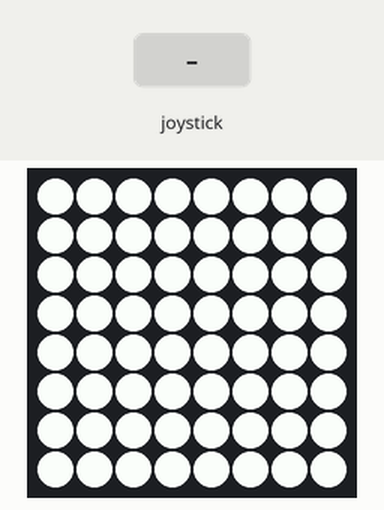
Recording of a program running on a simulated Raspberry Pi (BCM pin numbers) with a Sense HAT. On the bench: the Sense HAT's 8×8 RGB LED matrix. Inputs (shaded band) come from the test bench.

Above: at 0.1 s.

The program:

blinking_light.py
```python
from sense_hat import SenseHat
import time
sense = SenseHat()
delay_val = 1.0
w = (255, 255, 255)
n = (0, 0, 0)

on = [
    w, w, w, w, w, w, w, w,
    w, w, w, w, w, w, w, w,
    w, w, w, w, w, w, w, w,
    w, w, w, w, w, w, w, w,
    w, w, w, w, w, w, w, w,
    w, w, w, w, w, w, w, w,
    w, w, w, w, w, w, w, w,
    w, w, w, w, w, w, w, w
]

off = [
    n, n, n, n, n, n, n, n,
    n, n, n, n, n, n, n, n,
    n, n, n, n, n, n, n, n,
    n, n, n, n, n, n, n, n,
    n, n, n, n, n, n, n, n,
    n, n, n, n, n, n, n, n,
    n, n, n, n, n, n, n, n,
    n, n, n, n, n, n, n, n
]
def delay(event):
    global delay_val
    if event.action == 'pressed':
        if event.direction == 'up':
            delay_val = 0.1
        elif event.direction == 'down':
            delay_val = 1.0
        elif event.direction == 'left':
            delay_val = 0.2
        elif event.direction == 'right':
            delay_val = 0.5
        elif event.direction == 'middle':
            delay_val = 0.9

sense.stick.direction_up = delay
sense.stick.direction_down = delay
sense.stick.direction_left = delay
sense.stick.direction_right = delay
sense.stick.direction_middle = delay

while True:
    sense.set_pixels(on)
    time.sleep(delay_val)
    sense.set_pixels(off)
    time.sleep(delay_val)
```
